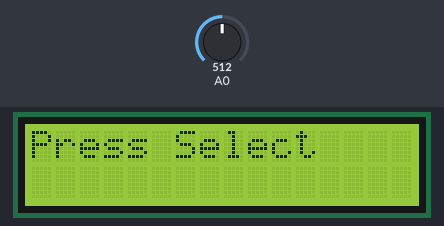
This sketch was run on a simulated Arduino Uno, built with avr-gcc and run on an emulated ATmega328P. Parts: 16×2 character LCD. The test bench sets the inputs (shaded band); at power-on: A0 = 512. What the sketch prints to the serial monitor is not drawn.

Above: at 1.2 s.
1.3 s: A0 set to 640
2.8 s: A0 set to 662
At 3.9 s:
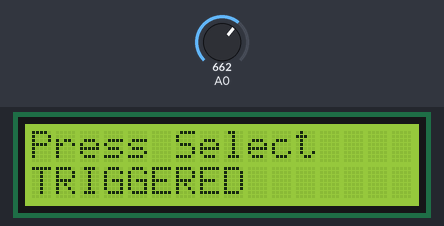
Timing chart, 0 to 5.8 s (numbered marks = the images above; inputs shaded):
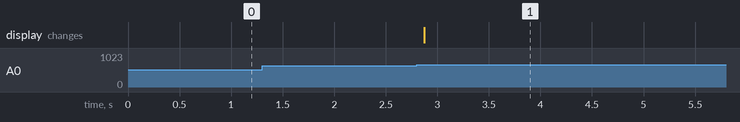

Measured:
- the behaviour switches between 649 and 650 on A0 (found by bisection; images 0 and 1)
- after the input at 1.3 s, every drawn part: stays the same
- after the input at 2.8 s, the display: changes after 0.07 s (image 1)

The sketch:

sketch.ino
```cpp
  #include <LiquidCrystal.h>

LiquidCrystal lcd(8, 9, 4, 5, 6, 7);

int lcd_key     = 0;
int adc_key_in  = 0;

#define btnSELECT 4
#define btnNONE   5

int read_LCD_buttons(){
    adc_key_in = analogRead(0);

    if (adc_key_in > 1000) return btnNONE;

    if (adc_key_in >= 650 && adc_key_in < 850)  return btnSELECT;
    return btnNONE;
}

void setup(){
   lcd.begin(16, 2);
   lcd.setCursor(0,0);
   lcd.print("Press Select");
   Serial.begin(9600);
}

void loop(){
   lcd.setCursor(0,1);
   lcd_key = read_LCD_buttons();
   if (Serial.available() > 0) {
    int val = int(Serial.read());
    if (val == 1) {
      lcd.print("SUCCESS     ");
    }
   }
   switch (lcd_key){
       case btnSELECT:{
             lcd.print("TRIGGERED       ");
             Serial.println("Hello World");
             break;
       }
       case btnNONE:
            break;
   }
   delay(100);
}
```
